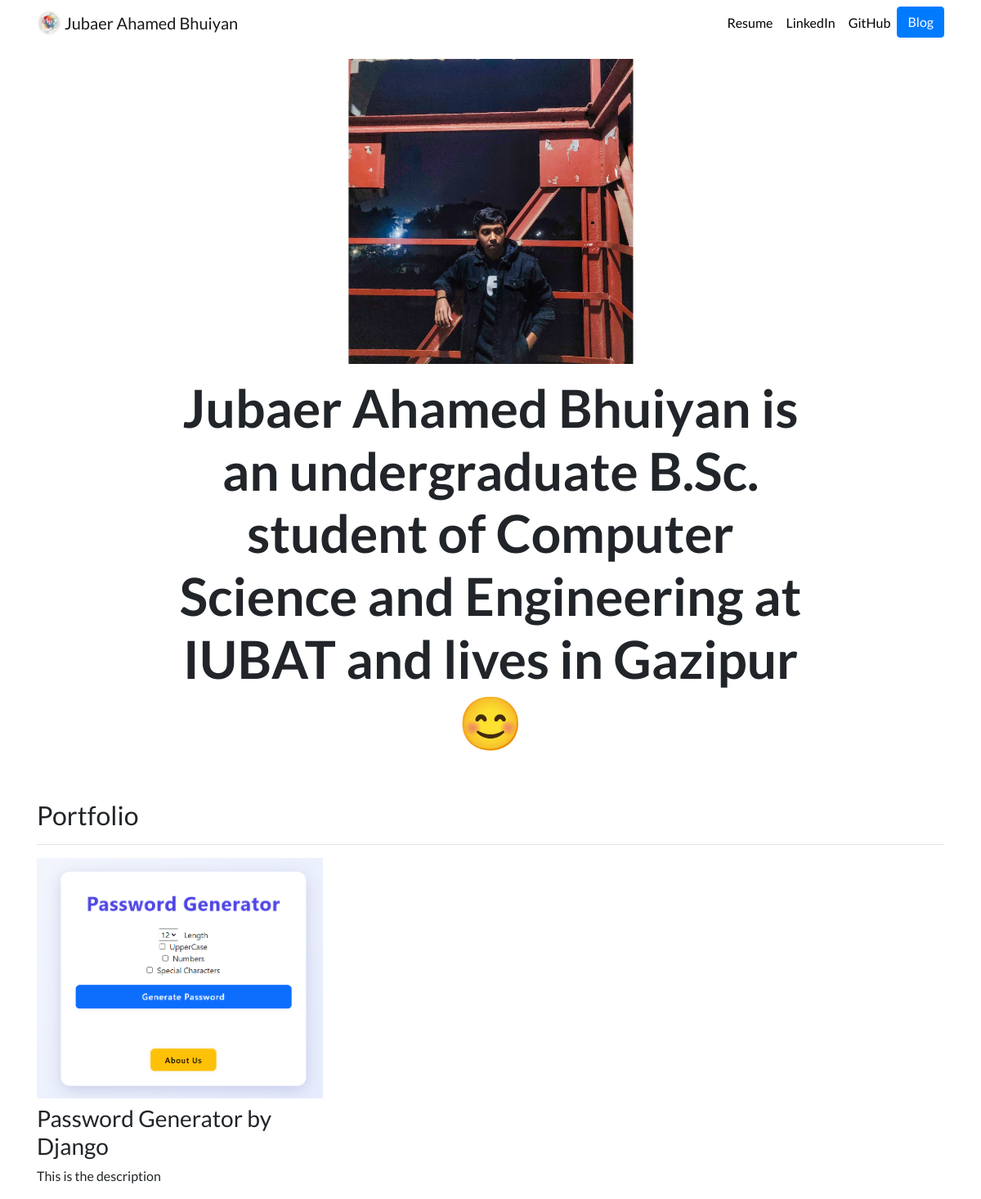
The page / on the database its author committed.
### portfolio/models.py (models this page shows, shortened)
class Project(models.Model):
    title = models.CharField(max_length=100)
    description = models.CharField(max_length=250)
    image = models.ImageField(upload_to='portfolio/images/')
    url = models.URLField(blank=True)

### portfolio/views.py (the view)
# urls.py: 2. Add a URL to urlpatterns:  path('', views.home, name='home')
def home(request):
    projects = Project.objects.all()
    return render(request, 'portfolio/home.html', {'projects': projects})

### portfolio/templates/portfolio/home.html
{% extends "portfolio/base.html" %}
{% load static %}
{% block content %}
<div class="row justify-content-center my-3">
  <div class="col-5">
    <img src="{% static 'portfolio/JubaerPP.png' %}" class="img-fluid">
  </div>
</div>
<div class="row justify-content-center mb-3">
  <div class="col-md-9 text-center">
    <h1 id="hometext" class="font-weight-bold">Jubaer Ahamed Bhuiyan is an undergraduate B.Sc. student of Computer Science and Engineering at IUBAT and lives in Gazipur 😊</h1>
  </div>
</div>
<h2 class="mt-5">Portfolio</h2>
<hr>
<div class="row">
  {% for project in projects %}
  <div class="col-lg-4 col-md-6">
    {% if project.url %}
    <a href="{{ project.url }}">
      <img src="{{ project.image.url }}" class="img-fluid mb-2">
    </a>
    {% else %}
    <img src="{{ project.image.url }}" class="img-fluid mb-2">
    {% endif %}
    <h3>{{ project.title }}</h3>
    <p>{{ project.description }}</p>
  </div>
  {% endfor %}
</div>
{% endblock %}

### portfolio/static/portfolio/custom.css (style rules this page uses)
body { font-family: 'Lato', sans-serif; }
@media (min-width: 992px) { #hometext { font-size: 4rem; } }

### rows shown on the page
Project: image (picture), title "Password Generator by Django", description "This is the description"
